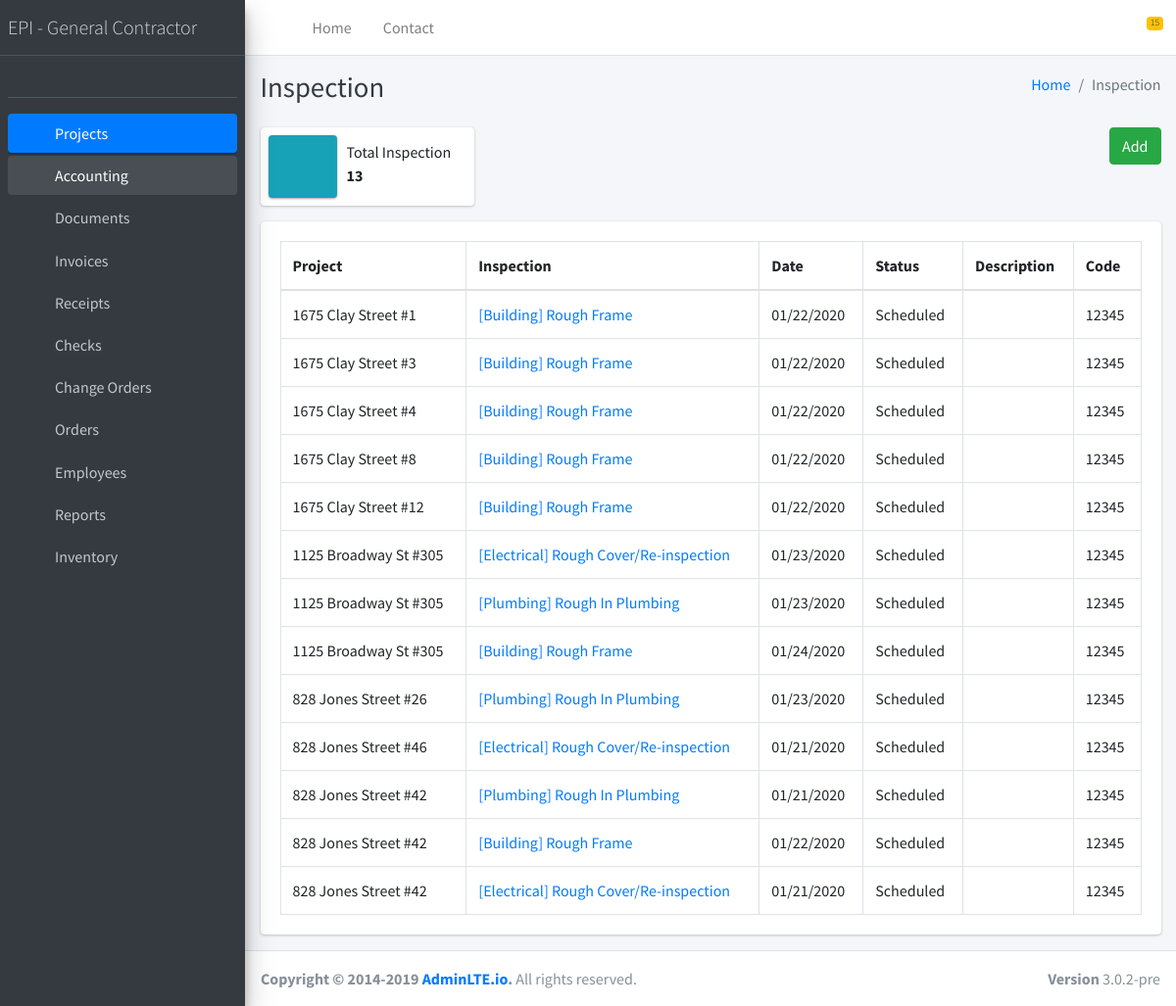
The app's page /inspections/ with its own data.
### inspections/models.py (models this page shows, shortened)
class Inspection(models.Model):
    date = models.DateTimeField()
    description = models.TextField(blank=True)
    status_type = [
        ('Passed', 'Passed'),
        ('Failed', 'Failed'),
        ('Partial', 'Partial'),
        ('Scheduled', 'Scheduled'),
    ]
    status = models.CharField(
        max_length=255,
        choices=status_type,
        default = 'Scheduled'
    )
    confirmation_number = models.IntegerField(blank=True)
    type = models.ForeignKey(Inspection_type, models.SET_NULL, blank=True, null=True)
    project = models.ForeignKey(Project, models.SET_NULL, blank=True, null=True, related_name='inspections')
    created_at = models.DateTimeField(auto_now=True)
    updated_at = models.DateTimeField(auto_now_add=True)
    class Meta:
        verbose_name = 'Inspection'
        verbose_name_plural = 'Inspections'

### projects/models.py (models this page shows, shortened)
class Project(models.Model):
    legal_entity = models.CharField(max_length=255, blank=True)
    portfolio = models.CharField(max_length=255, blank=True)
    address = models.CharField(max_length=255)
    unit = models.IntegerField(blank=True, default=0)
    zip = models.IntegerField(blank=True, default=0)
    city_state = models.CharField(max_length=255, default="San Francisco, CA")
    passwords = models.CharField(max_length=255, blank=True)
    bedrooms = models.IntegerField(default=0, blank=True)
    bathrooms = models.IntegerField(default=0, blank=True)
    sqFt = models.FloatField(default=0, blank=True)
    percent = models.FloatField(default=0, blank=True)
    jobNumber = models.CharField(max_length=255, unique=True, blank=True)
    start_date = models.DateField(default='1970-01-01', blank=True)
    end_date = models.DateField(default='1970-01-01', blank=True)
    status_type = [
        ('Open', 'Open'),
        ('In Progress', 'In Progress'),
        ('Under Review', 'Under Review'),
        ('Approved', 'Approved'),
        ('Done', 'Done'),
        ('Canceled', 'Canceled'),
        ('Rejected', 'Rejected')
    ]
    status = models.CharField(max_length=255, choices=status_type, default='Open')
    pm_epi = models.ForeignKey(User, models.SET_NULL, blank=True, null=True, verbose_name = "Project Manager EPI")
    rm = models.ForeignKey(Resident_manager, models.SET_NULL, blank=True, null=True, verbose_name = "Resident Manager")
    pm = models.ForeignKey(Project_manager, models.SET_NULL, blank=True, null=True, verbose_name = "Project Manager")
    general_contractor = models.ForeignKey(General_contractor, models.SET_NULL, blank=True, null=True, verbose_name = "General Contractor")
    design_package = models.ForeignKey(Design_package, models.SET_NULL, blank=True, null=True, verbose_name = "Design package")
    rq = models.ForeignKey(Files_storage, models.SET_NULL, blank=True, null=True, related_name='rqs')
    contract = models.ForeignKey(Files_storage, models.SET_NULL, blank=True, null=True, related_name='contracts')
    proposal = models.ForeignKey(Files_storage, models.SET_NULL, blank=True, null=True, related_name='proposals')
    drawings = models.ManyToManyField(Files_storage, related_name='drawings')
    documents = models.ManyToManyField(Document, related_name='documents')
    created_at = models.DateTimeField(auto_now=True)
    updated_at = models.DateTimeField(auto_now_add=True)
    uuid = models.UUIDField(default=uuid.uuid4)
    class Meta:
        verbose_name = 'Project'
        verbose_name_plural = 'Projects'
    def __str__(self):
        return self.address + ' #' + str(self.unit)

### inspection_types/models.py (models this page shows)
class Inspection_type(models.Model):
    category = [
        ('Electrical', 'Electrical'),
        ('Plumbing', 'Plumbing'),
        ('Building', 'Building'),
    ]
    category = models.CharField(
        max_length=255,
        choices=category
    )
    name = models.CharField(max_length=255)
    code = models.CharField(max_length=255)
    uuid = models.UUIDField(default=uuid.uuid4, editable=False)
    created_at = models.DateTimeField(auto_now=True)
    updated_at = models.DateTimeField(auto_now_add=True)
    class Meta:
        verbose_name = 'Inspection Type'
        verbose_name_plural = 'Inspection Types'
    def __str__(self):
        return '[' + self.category + '] ' + self.name

### inspections/views.py (the view)
def index(request, template_name='inspections/index.html'):
    inspections = Inspection.objects.filter()
    data = {}
    data['list'] = inspections
    return render(request, template_name, data)

### templates/inspections/index.html (shortened to what this page needs)
{% extends 'base.html' %}
{% load static %}
{% block content %}
  <div class="content-wrapper">
    <div class="content-header">
      <div class="container-fluid">
        <div class="row mb-2">
          <div class="col-sm-6">
            <h1 class="m-0 text-dark">Inspection</h1>
          </div>
          <div class="col-sm-6">
            <ol class="breadcrumb float-sm-right">
              <li class="breadcrumb-item"><a href="#">Home</a></li>
              <li class="breadcrumb-item active">Inspection</li>
            </ol>
          </div>
        </div>
      </div>
    </div>
    <section class="content">
      <div class="container-fluid">
        <div class="row">
          <div class="col-12 col-sm-6 col-md-3">
            <div class="info-box">
              <span class="info-box-icon bg-info elevation-1"><i class="far fa-money-bill-alt"></i></span>
              <div class="info-box-content">
                <span class="info-box-text">Total Inspection</span>
                <span class="info-box-number">
                    {{ list.count }}
                </span>
              </div>
            </div>
          </div>
            <div class="col-12 col-sm-6 col-md-3 offset-md-6 text-right">
                <a href="{% url 'inspection_create' %}" class="btn btn-success">Add</a>
            </div>
        </div>
          <div class="row">
          <div class="col-12">
          <div class="card">
              <div class="card-body">
                <table id="inspection_table" class="table table-bordered table-condensed">
                  <thead>
                    <tr>
                        <th>Project</th>
                        <th>Inspection</th>
                        <th>Date</th>
                        <th>Status</th>
                        <th>Description</th>
                        <th>Code</th>
                    </tr>
                  </thead>
                  <tbody>
                    {% for inspection in list %}
                    <tr>
                        <td>{{ inspection.project }}</td>
                        <td><a href="{% url 'inspection_update' inspection.id %}">{{ inspection.type }}</a></td>
                        <td>{{ inspection.date|date:'m/d/Y' }}</td>
                        <td>{{ inspection.status }}</td>
                        <td>{{ inspection.description|slice:100 }}</td>
                        <td>{{ inspection.confirmation_number }}</td>
                    </tr>
                  {% endfor %}
                  </tbody>
                </table>
              </div>
            </div>
          </div>
        </div>
      </div>
    </section>
  </div>
{% endblock content %}

### records on screen
Inspection: project "1675 Clay Street #1", type "[Building] Rough Frame", date "01/22/2020", status "Scheduled", confirmation_number "12345"
Inspection: project "1675 Clay Street #3", type "[Building] Rough Frame", date "01/22/2020", status "Scheduled", confirmation_number "12345"
Inspection: project "1675 Clay Street #4", type "[Building] Rough Frame", date "01/22/2020", status "Scheduled", confirmation_number "12345"
Inspection: project "1675 Clay Street #8", type "[Building] Rough Frame", date "01/22/2020", status "Scheduled", confirmation_number "12345"
Inspection: project "1675 Clay Street #12", type "[Building] Rough Frame", date "01/22/2020", status "Scheduled", confirmation_number "12345"
Inspection: project "1125 Broadway St #305", type "[Electrical] Rough Cover/Re-inspection", date "01/23/2020", status "Scheduled", confirmation_number "12345"
Inspection: project "1125 Broadway St #305", type "[Plumbing] Rough In Plumbing", date "01/23/2020", status "Scheduled", confirmation_number "12345"
Inspection: project "1125 Broadway St #305", type "[Building] Rough Frame", date "01/24/2020", status "Scheduled", confirmation_number "12345"
Inspection: project "828 Jones Street #26", type "[Plumbing] Rough In Plumbing", date "01/23/2020", status "Scheduled", confirmation_number "12345"
Inspection: project "828 Jones Street #46", type "[Electrical] Rough Cover/Re-inspection", date "01/21/2020", status "Scheduled", confirmation_number "12345"
Inspection: project "828 Jones Street #42", type "[Plumbing] Rough In Plumbing", date "01/21/2020", status "Scheduled", confirmation_number "12345"
Inspection: project "828 Jones Street #42", type "[Building] Rough Frame", date "01/22/2020", status "Scheduled", confirmation_number "12345"
Inspection: project "828 Jones Street #42", type "[Electrical] Rough Cover/Re-inspection", date "01/21/2020", status "Scheduled", confirmation_number "12345"

### other values on screen
{{ list.count }} "13"
